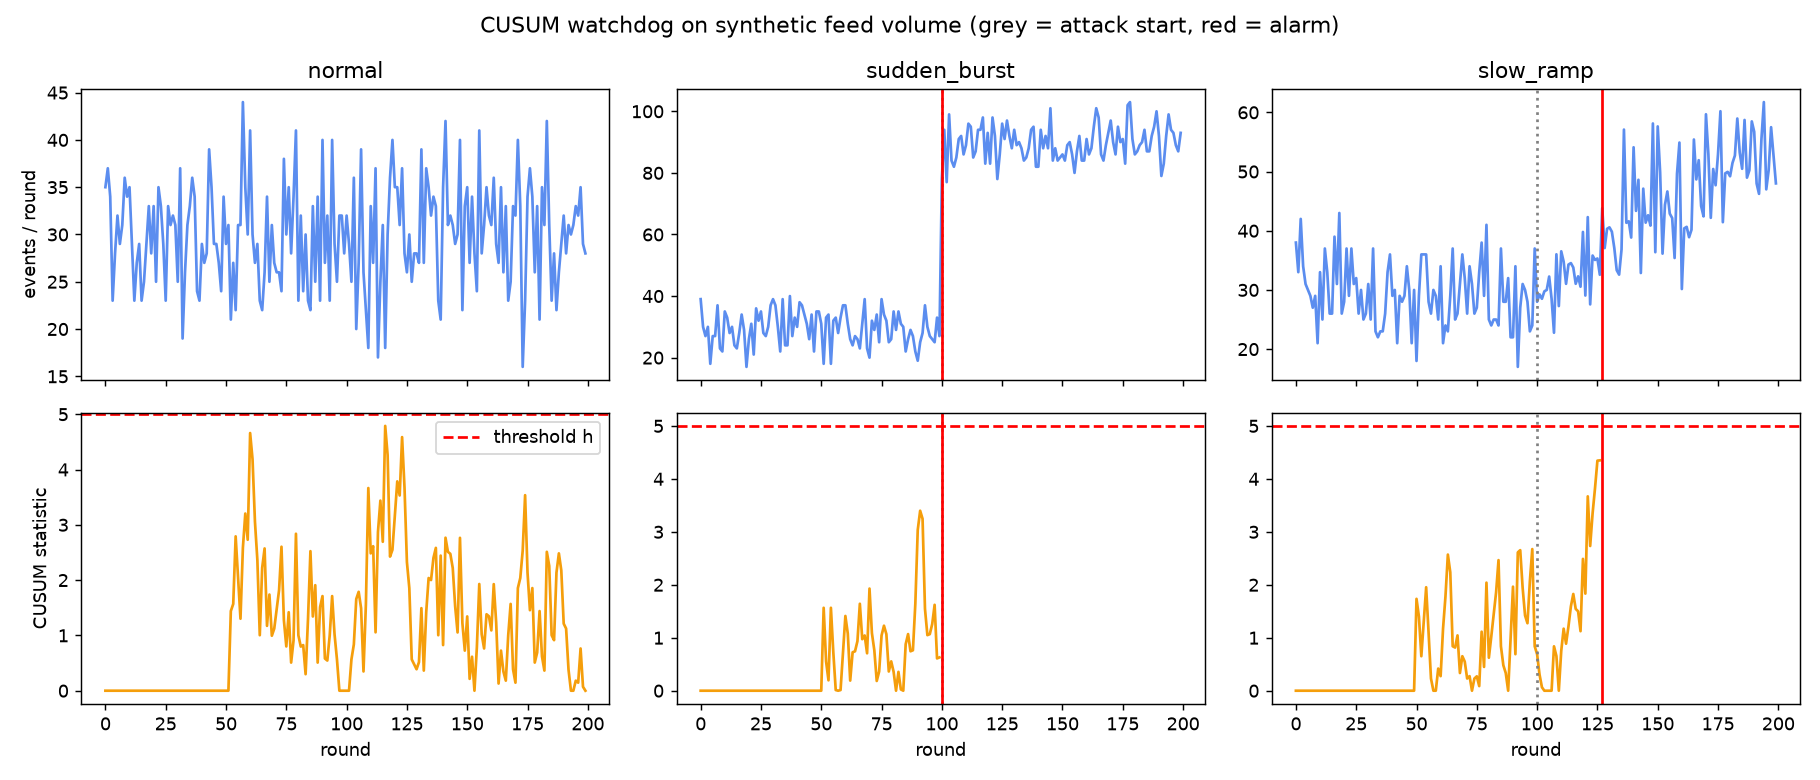

Write Python code to recreate this figure.
"""CUSUM watchdog demo on synthetic feed volume (dummy data, for the review).
Run from the backend folder:  python simulation/cusum_demo.py
"""
import sys
import pathlib

sys.path.insert(0, str(pathlib.Path(__file__).resolve().parents[1]))

import numpy as np
import matplotlib
matplotlib.use("Agg")
import matplotlib.pyplot as plt

from app.watchdog.cusum import CUSUMWatchdog

T, T0, WARM = 200, 100, 50          # rounds, attack start, warm-up for baseline
K_SLACK, H_THRESH = 0.5, 5.0        # CUSUM parameters (in standard deviations)
rng = np.random.default_rng(42)


def make_series(kind):
    v = rng.poisson(30, T).astype(float)      # normal feed: ~30 events/round
    if kind == "sudden_burst":
        v[T0:] += 60                          # feed suddenly floods junk IOCs
    elif kind == "slow_ramp":
        v[T0:] += np.linspace(0, 25, T - T0)  # volume creeps up gradually
    return v


def run(series):
    mu, sd = series[:WARM].mean(), (series[:WARM].std() or 1.0)
    wd = CUSUMWatchdog(k=K_SLACK, h=H_THRESH)
    wd.set_baseline("feed", 0.0)              # we feed standardised values
    stat = []
    for t, x in enumerate(series):
        z = (x - mu) / sd
        if t < WARM:
            stat.append(0.0)
            continue
        fired = wd.update("feed", z)
        if fired:
            return stat, t                    # first alarm: stop here
        stat.append(max(wd.pos_cusum["feed"], wd.neg_cusum["feed"]))
    return stat, None


kinds = ["normal", "sudden_burst", "slow_ramp"]
fig, axes = plt.subplots(2, 3, figsize=(14, 6), sharex=True)
print(f"{'scenario':<14}{'alarm round':<14}{'delay after attack start'}")
for col, kind in enumerate(kinds):
    series = make_series(kind)
    stat, alarm = run(series)
    delay = "-" if alarm is None else alarm - T0
    print(f"{kind:<14}{str(alarm):<14}{delay}")
    top, bot = axes[0, col], axes[1, col]
    top.plot(series, color="#5b8def"); top.set_title(kind)
    bot.plot(range(len(stat)), stat, color="#f59e0b")
    bot.axhline(H_THRESH, color="red", ls="--", label="threshold h")
    for ax in (top, bot):
        if kind != "normal":
            ax.axvline(T0, color="grey", ls=":")
        if alarm is not None:
            ax.axvline(alarm, color="red")
    if col == 0:
        top.set_ylabel("events / round"); bot.set_ylabel("CUSUM statistic")
    bot.set_xlabel("round")
axes[1, 0].legend()
fig.suptitle("CUSUM watchdog on synthetic feed volume (grey = attack start, red = alarm)")
fig.tight_layout()
out = pathlib.Path(__file__).with_name("cusum_demo.png")
fig.savefig(out, dpi=130)
print("saved", out)
